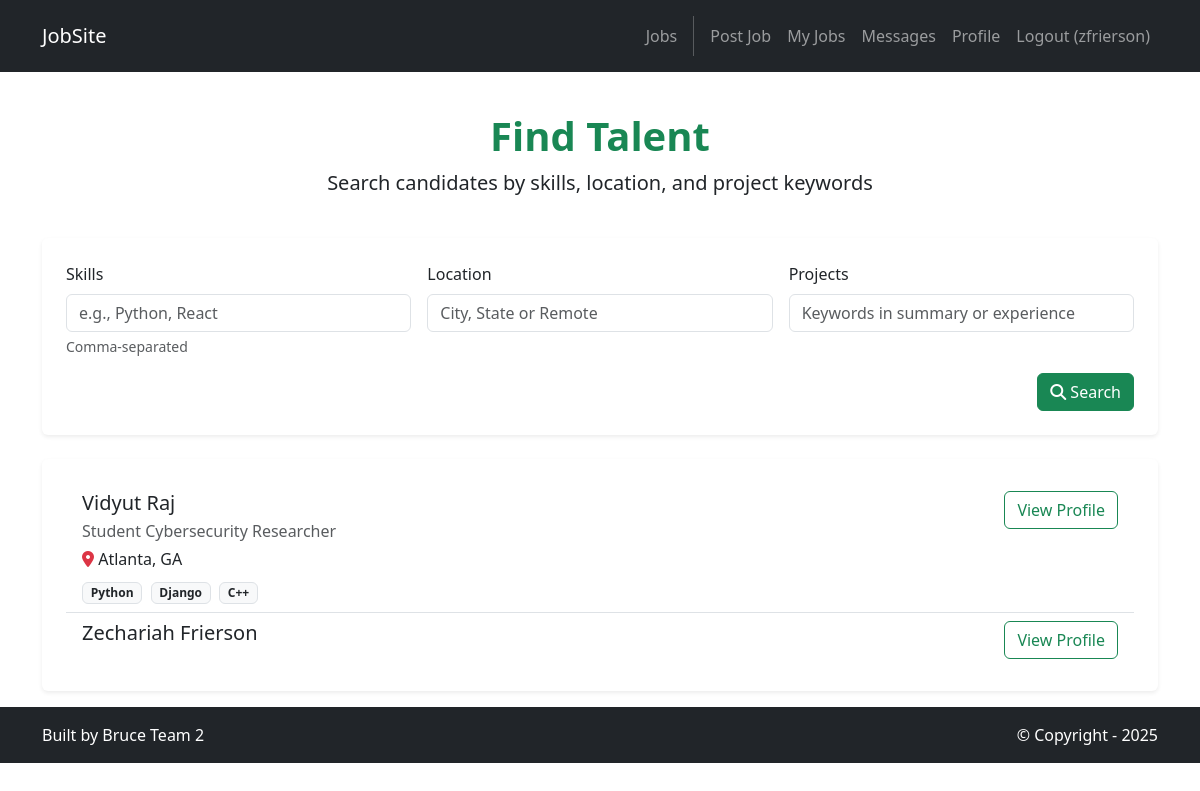
/accounts/candidates/search/ (signed in), run on the app's committed database.
### accounts/models.py (models this page shows, shortened)
class JobSeekerProfile(models.Model):
    user_profile = models.OneToOneField(UserProfile, on_delete=models.CASCADE, related_name='job_seeker_profile')
    headline = models.CharField(max_length=200, blank=True, help_text="Professional headline (e.g., 'Senior Python Developer')")
    summary = models.TextField(blank=True, help_text="Professional summary about yourself")
    skills = models.TextField(blank=True, help_text="List your skills (comma-separated)")
    location = models.CharField(max_length=200, blank=True)
    phone = models.CharField(max_length=20, blank=True)
    linkedin_url = models.URLField(blank=True)
    github_url = models.URLField(blank=True)
    portfolio_url = models.URLField(blank=True)
    resume_file = models.FileField(upload_to='resumes/', blank=True, null=True)
    is_available = models.BooleanField(default=True, help_text="Are you currently looking for opportunities?")
    show_contact_info = models.BooleanField(default=True, help_text="Allow recruiters to see your contact information")
    show_social_links = models.BooleanField(default=True, help_text="Allow recruiters to see your social media links")
    show_education = models.BooleanField(default=True, help_text="Allow recruiters to see your education history")
    show_experience = models.BooleanField(default=True, help_text="Allow recruiters to see your work experience")
    show_resume = models.BooleanField(default=True, help_text="Allow recruiters to download your resume")
    profile_visibility = models.CharField(
        max_length=20,
        choices=[
            ('public', 'Public - Visible to all recruiters'),
            ('private', 'Private - Only visible to you'),
        ],
        default='public',
        help_text="Control who can see your profile"
    )
    @property
    def skills_list(self):
        if self.skills:
            return [skill.strip() for skill in self.skills.split(',') if skill.strip()]
        return []

class UserProfile(models.Model):
    USER_TYPES = [
        ('job_seeker', 'Job Seeker'),
        ('recruiter', 'Recruiter'),
    ]
    user = models.OneToOneField(User, on_delete=models.CASCADE, related_name='profile')
    user_type = models.CharField(max_length=20, choices=USER_TYPES)
    created_at = models.DateTimeField(default=timezone.now)
    updated_at = models.DateTimeField(auto_now=True)
    @property
    def is_recruiter(self):
        return self.user_type == 'recruiter'

### accounts/views.py (the view, shortened to what this page needs)
# urls.py: path('candidates/search/', views.candidate_search, name='accounts.candidate_search'),
@login_required
def candidate_search(request):
    if not request.user.profile.is_recruiter:
        messages.error(request, 'Access denied.')
        return redirect('home.index')
    form = CandidateSearchForm(request.GET or None)
    results = JobSeekerProfile.objects.filter(profile_visibility='public')
    template_data = {
        'title': 'Find Talent',
        'form': form,
        'results': results.select_related('user_profile__user')[:50],
    }
    return render(request, 'accounts/candidate_search.html', {'template_data': template_data})

### accounts/templates/accounts/candidate_search.html
{% extends 'base.html' %}
{% block content %}
<div class="p-3 mt-4">
  <div class="container">
    <div class="row mb-4">
      <div class="col-12 text-center">
        <h1 class="fw-bold text-success">Find Talent</h1>
        <p class="lead">Search candidates by skills, location, and project keywords</p>
      </div>
    </div>
    <div class="row mb-4">
      <div class="col-12">
        <div class="card border-0 shadow-sm">
          <div class="card-body p-4">
            <form method="get" class="row g-3">
              <div class="col-md-4">
                <label class="form-label">Skills</label>
                {{ template_data.form.skills }}
                <div class="form-text">Comma-separated</div>
              </div>
              <div class="col-md-4">
                <label class="form-label">Location</label>
                {{ template_data.form.location }}
              </div>
              <div class="col-md-4">
                <label class="form-label">Projects</label>
                {{ template_data.form.projects }}
              </div>
              <div class="col-12 d-flex justify-content-end">
                <button type="submit" class="btn btn-success">
                  <i class="fas fa-search"></i> Search
                </button>
              </div>
            </form>
          </div>
        </div>
      </div>
    </div>
    <div class="row">
      <div class="col-12">
        <div class="card border-0 shadow-sm">
          <div class="card-body p-4">
            {% if template_data.results %}
              <div class="list-group list-group-flush">
                {% for js in template_data.results %}
                  <div class="list-group-item">
                    <div class="d-flex justify-content-between align-items-start">
                      <div>
                        <h5 class="mb-1">{{ js.user_profile.user.first_name }} {{ js.user_profile.user.last_name }}</h5>
                        {% if js.headline %}
                          <p class="mb-1 text-muted">{{ js.headline }}</p>
                        {% endif %}
                        {% if js.location %}
                          <p class="mb-1"><i class="fas fa-map-marker-alt text-danger"></i> {{ js.location }}</p>
                        {% endif %}
                        {% if js.skills %}
                          <div class="mt-2">
                            {% for s in js.skills_list %}
                              <span class="badge bg-light text-dark border me-1">{{ s }}</span>
                            {% endfor %}
                          </div>
                        {% endif %}
                      </div>
                      <div class="text-end">
                        <a href="{% url 'accounts.profile' js.user_profile.user.username %}" class="btn btn-outline-success">
                          View Profile
                        </a>
                      </div>
                    </div>
                  </div>
                {% endfor %}
              </div>
            {% else %}
              <p class="text-muted mb-0">No candidates match your criteria.</p>
            {% endif %}
          </div>
        </div>
      </div>
    </div>
  </div>
</div>
{% endblock content %}

### jobsite/templates/base.html (shortened to what this page needs)
<!DOCTYPE html>
<html>
  {% load static %}
  <head>
    <link href="https://cdn.jsdelivr.net/npm/bootstrap@5.3.3/dist/css/bootstrap.min.css" rel="stylesheet">
    <link rel="stylesheet" href="https://cdnjs.cloudflare.com/ajax/libs/font-awesome/6.1.1/css/all.min.css">
  </head>
  <body>
    <nav class="p-3 navbar navbar-dark bg-dark navbar-expand-lg">
      <div class="container">
        <a class="navbar-brand" href="{% url 'home.index' %}">
          <p class="mb-0">JobSite</p>
        </a>
        <div class="collapse navbar-collapse" id="navbarNavAltMarkup">
          <div class="navbar-nav ms-auto navbar-ml">
            <a class="nav-link" href="{% url 'jobs.list' %}">Jobs</a>
            {% if user.is_authenticated %}
              {% if user.profile.is_recruiter %}
                <a class="nav-link" href="{% url 'jobs.create' %}">Post Job</a>
                <a class="nav-link" href="{% url 'jobs.my_jobs' %}">My Jobs</a>
              {% elif user.profile.is_job_seeker %}
                <a class="nav-link" href="{% url 'jobs.my_applications' %}">My Applications</a>
              {% endif %}
              <a class="nav-link" href="{% url 'messaging:inbox' %}">Messages</a>
              <a class="nav-link" href="{% url 'accounts.profile' user.username %}">Profile</a>
              <a class="nav-link" href="{% url 'accounts.logout' %}">Logout ({{ user.username }})</a>
            {% else %}
              <a class="nav-link" href="{% url 'accounts.login' %}">Login</a>
              <a class="nav-link" href="{% url 'accounts.signup' %}">Sign Up</a>
            {% endif %}
          </div>
        </div>
      </div>
    </nav>
    <div>
      {% block content %}
      {% endblock content %}
    </div>
    <section class="p-3 ms-footer-bottom bg-dark">
      <div class="container d-flex justify-content-between">
        <div class="me-5 text-white">
          <span>Built by Bruce Team 2</span>
        </div>
        <div class="text-white">
          <span>© Copyright - 2025</span>
        </div>
      </div>
    </section>
  </body>
</html>

### data on the page
JobSeekerProfile: user_profile.user.first_name "Vidyut", user_profile.user.last_name "Raj", headline "Student Cybersecurity Researcher", location "Atlanta, GA", skills_list "Python" "Django" "C++"
JobSeekerProfile: user_profile.user.first_name "Zechariah", user_profile.user.last_name "Frierson"

### other printed values
{{ user.username }} "zfrierson"
